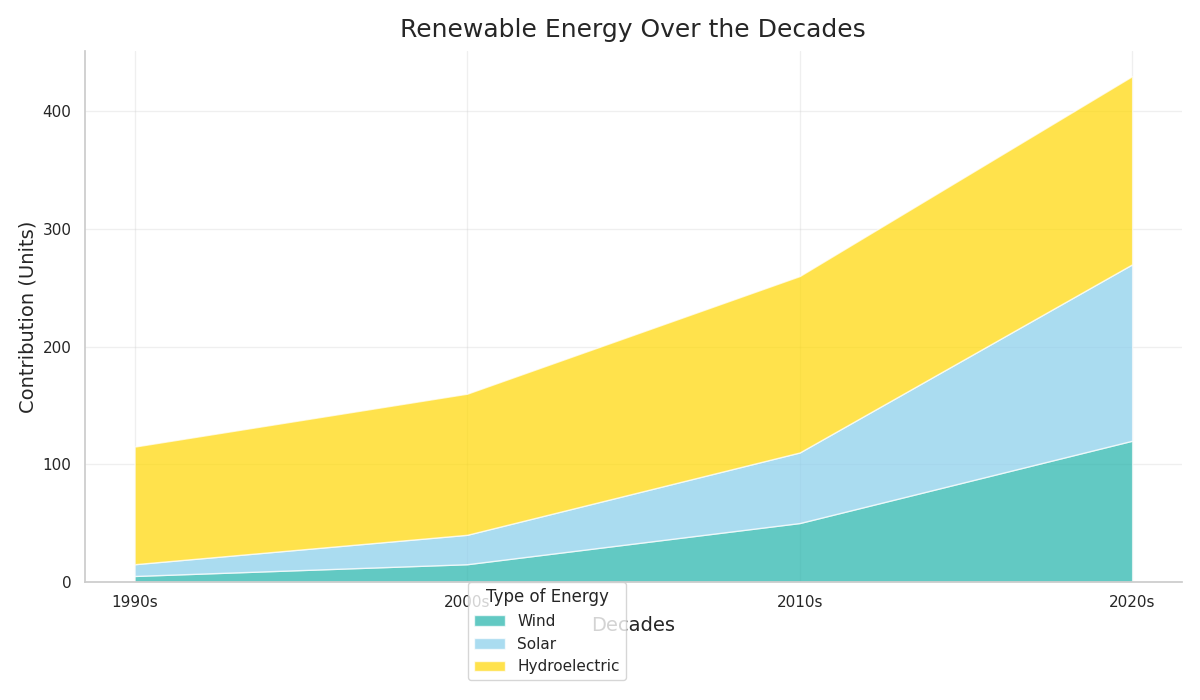

Generate this figure with Python:
import matplotlib.pyplot as plt
import numpy as np

decades = ['1990s', '2000s', '2010s', '2020s']

solar_energy = [5, 15, 50, 120]
wind_energy = [10, 25, 60, 150]
hydroelectric = [100, 120, 150, 160]

energy_data = np.array([solar_energy, wind_energy, hydroelectric])

fig, ax = plt.subplots(figsize=(12, 7))

colors = ['#20B2AA', '#87CEEB', '#FFD700']

ax.stackplot(decades, energy_data, labels=['Wind', 'Solar', 'Hydroelectric'], colors=colors, alpha=0.7)

ax.set_title('Renewable Energy Over the Decades', fontsize=18, fontweight='normal', pad=10)
ax.set_xlabel('Decades', fontsize=14)
ax.set_ylabel('Contribution (Units)', fontsize=14)

ax.legend(loc='lower right', fontsize=11, title='Type of Energy', bbox_to_anchor=(0.5, -0.2))

ax.grid(True, linestyle='-', alpha=0.3)
ax.spines['top'].set_visible(False)
ax.spines['right'].set_visible(False)

plt.tight_layout()

plt.show()
